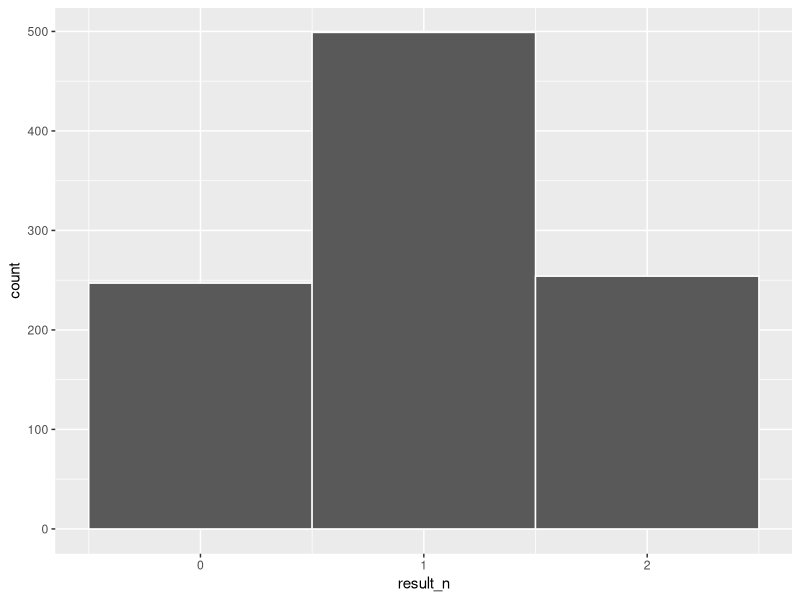
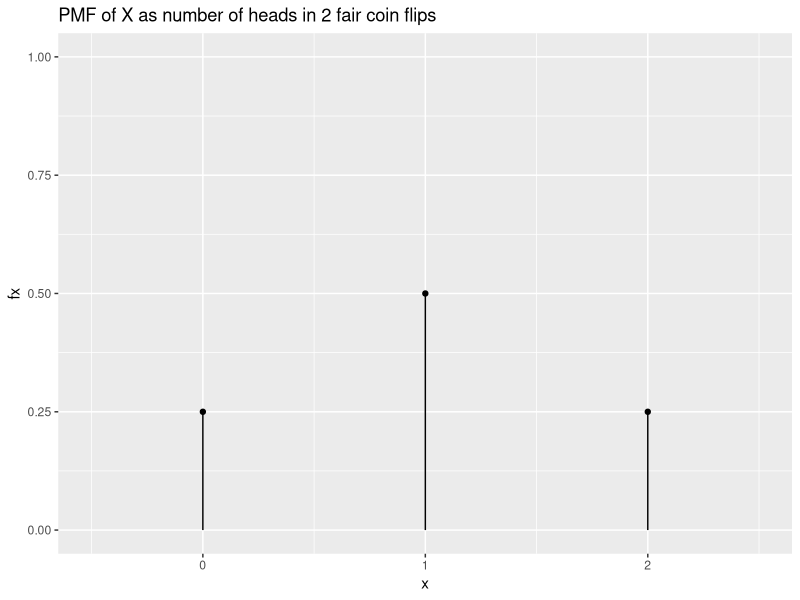
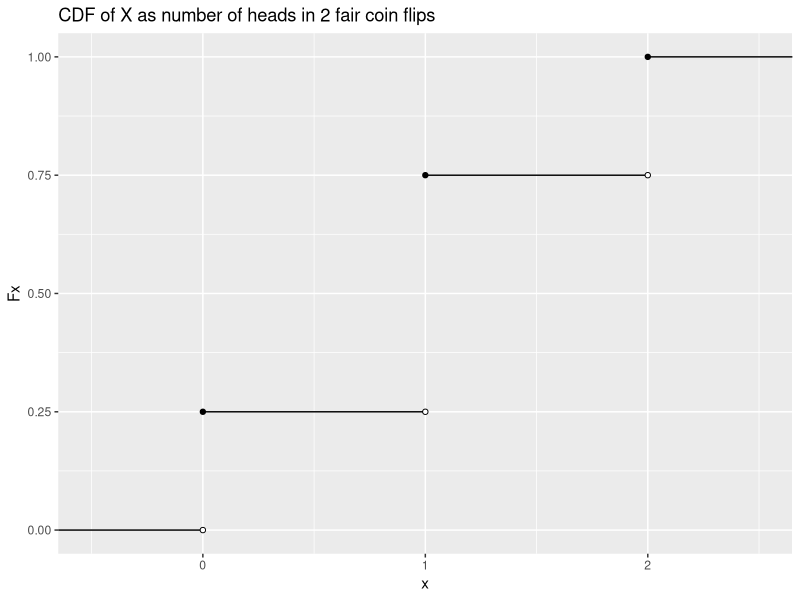
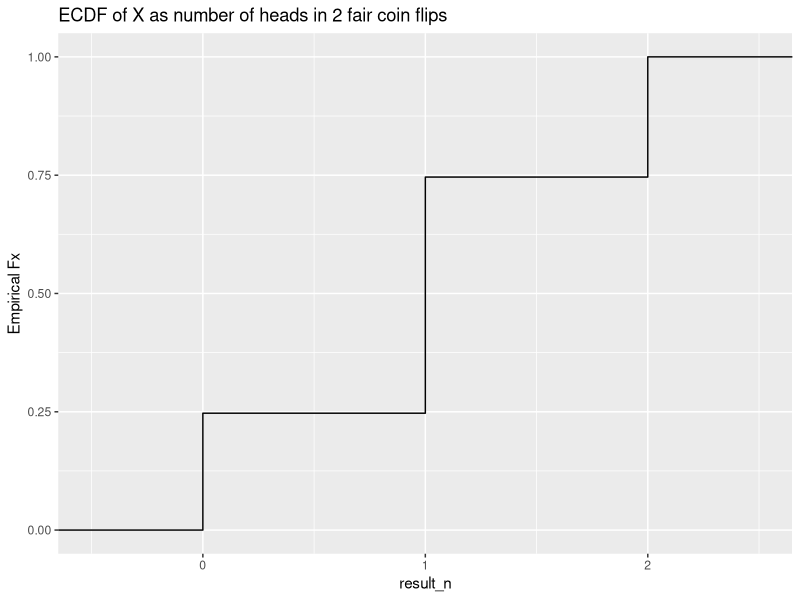
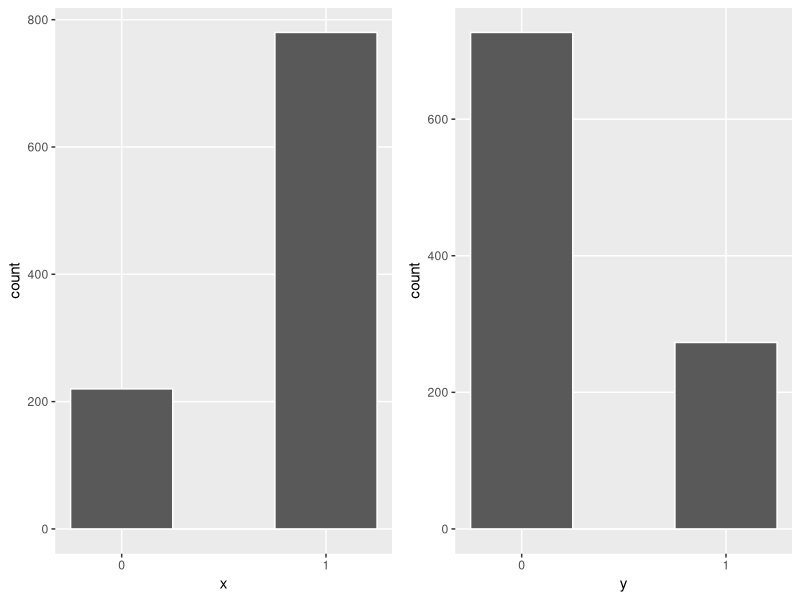
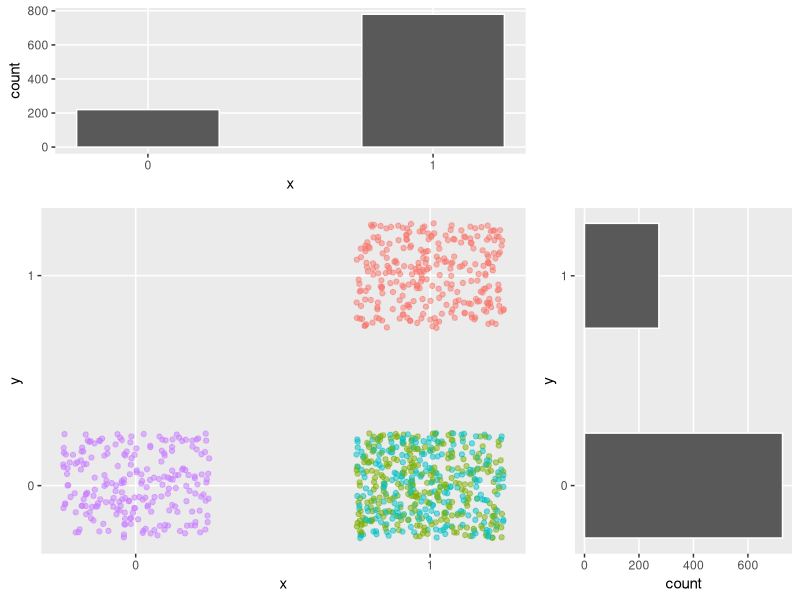
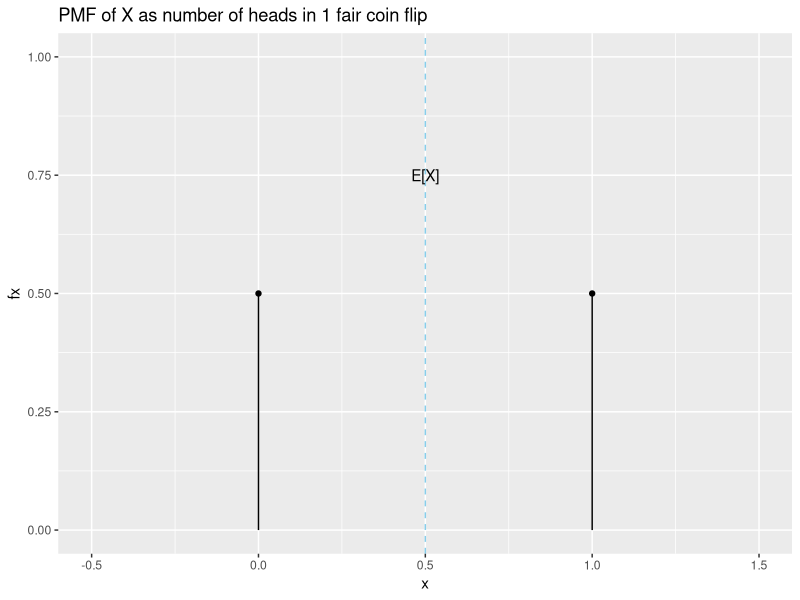
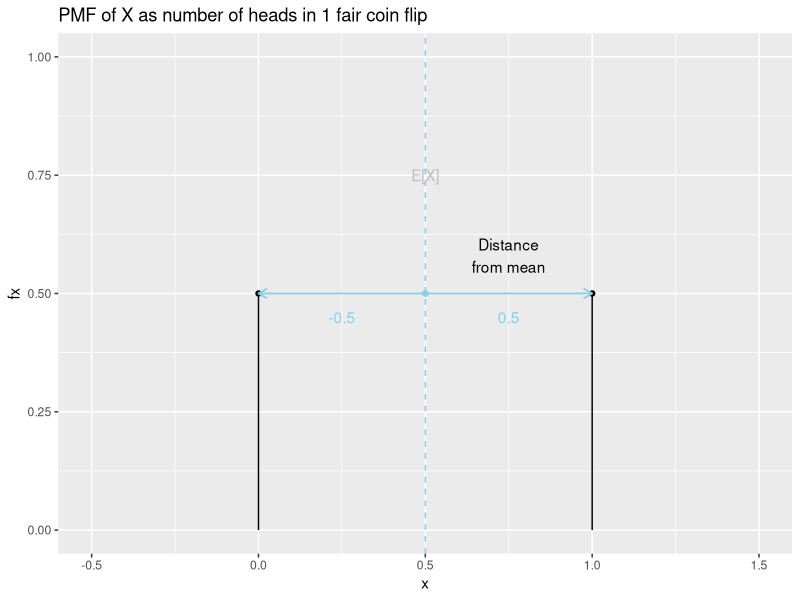

Write the R code that produced these figures, in order.
## ---- chunk 1
library(tidyverse)
library(gridExtra)
set.seed(60637)
## ---- chunk 2
X <- c(0, 1, 2)
probs <- c(0.25, 0.5, 0.25)

sample(x = X,
       size = 1,
       prob = probs)

## ---- chunk 3
n <- 1000
result_n <- sample(x = X,
                   size = n,
                   prob = probs,
                   replace = TRUE)

table(result_n)
## ---- chunk 4

prop.table(table(result_n))

## ---- chunk 5

ggplot(tibble(result_n), aes(x = result_n)) +
  geom_histogram(bins = 3, position = 'identity', color = 'white')

## ---- chunk 6
plotdata <- tibble(
  x = c(-1, 0, 1, 2),
  xend = c(0, 1, 2, 3),
  fx = c(0, 1/4, 1/2, 1/4),
  Fx = cumsum(fx)
)

ggplot(plotdata, aes(x = x, y = fx)) +
  geom_point() +
  coord_cartesian(xlim = c(-0.5, 2.5),
                  ylim = c(0,1)) +
  geom_segment(aes(x = x, y = c(0,0,0,0), xend = x, yend = fx)) +
  ggtitle('PMF of X as number of heads in 2 fair coin flips')
## ---- chunk 7
ggplot(plotdata, aes(x = x, y = Fx)) +
  geom_segment(aes(x = x, y = Fx, xend = xend, yend = Fx)) + 
  geom_point() +
  geom_point(aes(x = xend, y = Fx), shape= 21, fill = 'white') +
  coord_cartesian(xlim = c(-0.5, 2.5),
                  ylim = c(0,1)) +
  ggtitle('CDF of X as number of heads in 2 fair coin flips')
## ---- chunk 8

ggplot(tibble(result_n), aes(x = result_n)) +
  stat_ecdf() +
  coord_cartesian(xlim = c(-0.5, 2.5)) +
  ylab('Empirical Fx') +
  ggtitle('ECDF of X as number of heads in 2 fair coin flips')

## ---- chunk 9
Omega <- c('HH', 'HT', 'TH', 'TT')
probs <- c(0.25, 0.25, 0.25, 0.25)

result_n <- sample(x = Omega,
                   size = n,
                   prob = probs,
                   replace = TRUE)

result_mat <- tibble(omega = result_n,
                     x = case_when(result_n == 'TT' ~ 0, TRUE ~ 1),
                     y = case_when(result_n == 'HH' ~ 1, TRUE ~ 0))

options <- list(theme(panel.grid.minor = element_blank()), scale_x_continuous(breaks = c(0, 1))) # save some style options

p1 <- ggplot(result_mat) + geom_histogram(aes(x = x), bins = 3, position = 'identity', color = 'white') + options
  
p2 <- ggplot(result_mat) + geom_histogram(aes(x = y), bins = 3, position = 'identity', color = 'white') + options

grid.arrange(p1, p2, ncol = 2)

## ---- chunk 10
hist_top <- p1 
empty <- ggplot()+geom_point(aes(1,1), colour="white")+
  theme(axis.ticks=element_blank(), 
        panel.background=element_blank(), 
        axis.text.x=element_blank(), axis.text.y=element_blank(),           
        axis.title.x=element_blank(), axis.title.y=element_blank())

count_mat <- result_mat %>% 
  group_by(x, y) %>% 
  summarize(count = n(), .groups = 'keep')

scatter <- ggplot(result_mat, aes(x = x, y = y, color = omega)) +
  geom_jitter(width = 0.25, height = 0.25, alpha = 0.5) + 
  scale_x_continuous(breaks = c(0, 1)) +
  scale_y_continuous(breaks = c(0,1))+
  theme(panel.grid.minor = element_blank(), legend.position = 'none') 

hist_right <- p2 + coord_flip()

grid.arrange(hist_top, empty, scatter, hist_right, ncol=2, nrow=2, widths=c(4, 2), heights=c(2, 4))

## ---- chunk 11
plotdata <- tibble(
  x = c(0, 1),
  fx = c(1/2, 1/2)
)

ggplot(plotdata, aes(x = x, y = fx)) +
  geom_point() +
  coord_cartesian(xlim = c(-0.5, 1.5),
                  ylim = c(0,1)) +
  geom_segment(aes(x = x, y = c(0,0), xend = x, yend = fx)) +
  geom_vline(xintercept = 0.5, lty = 'dashed', color = 'skyblue') +
  annotate(geom="text", x=0.5, y=0.75, label="E[X]") +
  ggtitle('PMF of X as number of heads in 1 fair coin flip')
## ---- chunk 12

ggplot(plotdata, aes(x = x, y = fx)) +
  geom_point() +
  coord_cartesian(xlim = c(-0.5, 1.5),
                  ylim = c(0,1)) +
  geom_segment(aes(x = x, y = c(0,0), xend = x, yend = fx)) +
  geom_vline(xintercept = 0.5, lty = 'dashed', color = 'skyblue') +
  annotate(geom="text", x=0.5, y=0.75, label="E[X]", col = 'grey') +
  geom_segment(aes(x = 0.5, xend = 0.0, y = 0.5, yend = 0.5), arrow = arrow(length = unit(0.25, "cm")), color = 'skyblue') +
  geom_segment(aes(x = 0.5, xend = 1, y = 0.5, yend = 0.5), arrow = arrow(length = unit(0.25, "cm")), color = 'skyblue') +
  annotate(geom="text", x=0.75, y=0.58, label="Distance\nfrom mean") +
  annotate(geom="text", x=0.25, y=0.45, label="-0.5", color = 'skyblue') +
  annotate(geom="text", x=0.75, y=0.45, label="0.5", color = 'skyblue') +
  geom_point(aes(x = 0.5, y = 0.5), color = 'skyblue') +
  ggtitle('PMF of X as number of heads in 1 fair coin flip')
## ---- chunk 13

ggplot(plotdata, aes(x = x, y = fx)) +
  geom_point() +
  coord_cartesian(xlim = c(-0.5, 1.5),
                  ylim = c(0,1)) +
  geom_segment(aes(x = x, y = c(0,0), xend = x, yend = fx)) +
  geom_vline(xintercept = 0.5, lty = 'dashed', color = 'skyblue') +
  annotate(geom="text", x=0.5, y=0.75, label="E[X]", col = 'grey') +
  geom_segment(aes(x = 0.5, xend = 0.25, y = 0.5, yend = 0.5), arrow = arrow(length = unit(0.25, "cm")), color = 'skyblue') +
  geom_segment(aes(x = 0.5, xend = 0.75, y = 0.5, yend = 0.5), arrow = arrow(length = unit(0.25, "cm")), color = 'skyblue') +
  annotate(geom="text", x=0.75, y=0.58, label="Squared distance\nfrom mean") +
  annotate(geom="text", x=0.25, y=0.45, label="0.25", color = 'skyblue') +
  annotate(geom="text", x=0.75, y=0.45, label="0.25", color = 'skyblue') +
  geom_point(aes(x = 0.5, y = 0.5), color = 'skyblue') +
  ggtitle('PMF of X as number of heads in 1 fair coin flip')
## ---- chunk 14

ggplot(plotdata, aes(x = x, y = fx)) +
  geom_point() +
  coord_cartesian(xlim = c(-0.5, 1.5),
                  ylim = c(0,1)) +
  geom_segment(aes(x = x, y = c(0,0), xend = x, yend = fx)) +
  geom_vline(xintercept = 0.5, lty = 'dashed', color = 'skyblue') +
  annotate(geom="text", x=0.5, y=0.75, label="E[X]", col = 'grey') +
  geom_segment(aes(x = 0.5, xend = 0.0, y = 0.5, yend = 0.5), arrow = arrow(length = unit(0.25, "cm")), color = 'skyblue') +
  geom_segment(aes(x = 0.5, xend = 1, y = 0.5, yend = 0.5), arrow = arrow(length = unit(0.25, "cm")), color = 'skyblue') +
  annotate(geom="text", x=0.75, y=0.6, label="Square root of average\nsquared distance\nfrom mean") +
  annotate(geom="text", x=0.25, y=0.45, label="0.5", color = 'skyblue') +
  annotate(geom="text", x=0.75, y=0.45, label="0.5", color = 'skyblue') +
  geom_point(aes(x = 0.5, y = 0.5), color = 'skyblue') +
  ggtitle('PMF of X as number of heads in 1 fair coin flip')
## ---- chunk 15
plotdata <- tibble(
  x = c(0, 1, 2),
  xend = c(1, 2, 3),
  fx = c(1/16, 3/8, 9/16),
  Fx = cumsum(fx)
)

# Expected value
Ex <- sum(plotdata$x*plotdata$fx)

ggplot(plotdata, aes(x = x, y = fx)) +
  geom_point() +
  coord_cartesian(xlim = c(-0.8, 2.8),
                  ylim = c(0,1)) +
  geom_segment(aes(x = x, y = c(0,0,0), xend = x, yend = fx)) +  
  geom_vline(xintercept = 1.5, lty = 'dashed', color = 'skyblue') +
  annotate(geom="text", x=1.5, y=0.75, label="E[X]") +
  ggtitle('PMF of X as number of heads in 2 UNfair coin flips')
## ---- chunk 16

ggplot(plotdata, aes(x = x, y = fx)) +
  geom_point() +
  coord_cartesian(xlim = c(-0.8, 2.8),
                  ylim = c(0,1)) +
  geom_segment(aes(x = x, y = c(0,0,0), xend = x, yend = fx)) +  
  geom_vline(xintercept = Ex, lty = 'dashed', color = 'skyblue') +
  annotate(geom="text", x=Ex, y=0.75, label="E[X]", color = 'grey') +
  geom_segment(aes(x = Ex, xend = x, y = fx, yend = fx), 
               arrow = arrow(length = unit(0.25, "cm")), color = 'skyblue') +
  geom_point(aes(x = Ex, y = fx), color = 'skyblue') +
  annotate(geom="text", x=1.8, y=0.63, label="Distance\nfrom mean") +
  annotate(geom="text", x=(plotdata$x+Ex)/2, y=(plotdata$fx-0.05), label=(plotdata$x-Ex), color = 'skyblue') +
    ggtitle('PMF of X as number of heads in 2 UNfair coin flips')
## ---- chunk 17

ggplot(plotdata, aes(x = x, y = fx)) +
  geom_point() +
  coord_cartesian(xlim = c(-0.8, 2.8),
                  ylim = c(0,1)) +
  geom_segment(aes(x = x, y = c(0,0,0), xend = x, yend = fx)) +  
  geom_vline(xintercept = Ex, lty = 'dashed', color = 'skyblue') +
  annotate(geom="text", x=Ex, y=0.75, label="E[X]", color = 'grey') +
  geom_segment(aes(x = Ex, xend = Ex+sign(x-Ex)*(x-Ex)^2, y = fx, yend = fx), 
               arrow = arrow(length = unit(0.25, "cm")), color = 'skyblue') +
  geom_point(aes(x = Ex, y = fx), color = 'skyblue') +
  annotate(geom="text", x=1.8, y=0.63, label="Squared distance\nfrom mean") +
  annotate(geom="text", x=(plotdata$x+Ex)/2, y=(plotdata$fx-0.05), label=(plotdata$x-Ex)^2, color = 'skyblue') +
    ggtitle('PMF of X as number of heads in 2 UNfair coin flips')
## ---- chunk 18

sdx <- sqrt(sum((plotdata$x-Ex)^2 *plotdata$fx))

ggplot(plotdata, aes(x = x, y = fx)) +
  geom_point() +
  coord_cartesian(xlim = c(-0.8, 2.8),
                  ylim = c(0,1)) +
  geom_segment(aes(x = x, y = c(0,0,0), xend = x, yend = fx)) +  
  geom_vline(xintercept = Ex, lty = 'dashed', color = 'skyblue') +
  annotate(geom="text", x=Ex, y=0.75, label="E[X]", color = 'grey') +
  geom_segment(aes(x = Ex, xend = Ex-sdx, y = 0.5, yend = 0.5), 
               arrow = arrow(length = unit(0.25, "cm")), color = 'skyblue') +
  geom_point(aes(x = Ex, y = fx), color = 'skyblue') +
  geom_segment(aes(x = Ex, xend = Ex+sdx, y = 0.5, yend = 0.5), 
               arrow = arrow(length = unit(0.25, "cm")), color = 'skyblue') +
  geom_point(aes(x = Ex, y = fx), color = 'skyblue') +
  annotate(geom="text", x=1.8, y=0.63, label="Square root of average\nsquared distance\nfrom mean") +
  annotate(geom="text", x=(Ex+c(-1.05,1.05)*round(sdx, 3)/2), y=0.45, 
           label=round(sdx, 3), color = 'skyblue') +
    ggtitle('PMF of X as number of heads in 2 UNfair coin flips')
## ---- chunk 19
runif(n = 1, min = 0, max = 1)
## ---- chunk 20
result_n <- runif(n, min = 0, max = 1)

ggplot(tibble(result_n), aes(x = result_n)) +
  geom_histogram(breaks = seq(0, 1, length.out = 15),  
                 position = 'identity', color = 'white')
## ---- chunk 21


plotdata <- tibble(
  x = c(-1, 0, 1, 2),
  Fx = c(0, 0, 1, 1)
)

ggplot(plotdata, aes(x = x, y = Fx)) +
  geom_line() + 
  coord_cartesian(xlim = c(-0.5, 1.5),
                  ylim = c(0,1)) +
  ggtitle('CDF of Standard Uniform Distribution')
## ---- chunk 22
plotdata <- tibble(
  x = c(-1, 0, 1, 1),
  xend = c(0, 1, 1, 2),
  fx = c(0, 1, 1, 0)
)

ggplot(plotdata, aes(x = x, y = fx)) +
  geom_segment(aes(x = x, y = fx, xend = xend, yend = fx)) + 
  geom_point() +
  geom_point(aes(x = 0, y = 0), shape= 21, fill = 'white') +
  geom_point(aes(x = 1, y = 0), shape= 21, fill = 'white') +
  coord_cartesian(xlim = c(-0.5, 1.5),
                  ylim = c(0,1)) +
  ggtitle('PDF of Standard Uniform Distribution')
## ---- chunk 23
datapoly <- tibble(x = c(0, 0, 1, 1),
                   y = c(0, 1, 1, 0))

ggplot(plotdata, aes(x = x, y = fx)) +
  geom_segment(aes(x = x, y = fx, xend = xend, yend = fx)) + 
  geom_point() +
  geom_point(aes(x = 0, y = 0), shape= 21, fill = 'white') +
  geom_point(aes(x = 1, y = 0), shape= 21, fill = 'white') +
  coord_cartesian(xlim = c(-0.5, 1.5),
                  ylim = c(0,1)) +
  ggtitle('PDF of Standard Uniform Distribution')

## ---- chunk 24
datapoly <- tibble(x = c(0, 0, 1, 1),
                   y = c(0, 1, 1, 0))

ggplot(plotdata, aes(x = x, y = fx)) +
  geom_segment(aes(x = x, y = fx, xend = xend, yend = fx)) + 
  geom_point() +
  geom_point(aes(x = 0, y = 0), shape= 21, fill = 'white') +
  geom_point(aes(x = 1, y = 0), shape= 21, fill = 'white') +
  coord_cartesian(xlim = c(-0.5, 1.5),
                  ylim = c(0,1)) +
  geom_polygon(data = datapoly, aes(x = x, y = y), fill = 'blue', alpha = 0.5) + 
  ggtitle('PDF of Standard Uniform Distribution')
## ---- chunk 25
datapoly <- tibble(x = c(0, 0, 0.75, 0.75),
                   y = c(0, 1, 1, 0))

ggplot(plotdata, aes(x = x, y = fx)) +
  geom_segment(aes(x = x, y = fx, xend = xend, yend = fx)) + 
  geom_point() +
  geom_point(aes(x = 0, y = 0), shape= 21, fill = 'white') +
  geom_point(aes(x = 1, y = 0), shape= 21, fill = 'white') +
  coord_cartesian(xlim = c(-0.5, 1.5),
                  ylim = c(0,1)) +
  geom_polygon(data = datapoly, aes(x = x, y = y), fill = 'blue', alpha = 0.5) + 
  ggtitle('PDF of Standard Uniform Distribution')
## ---- chunk 26
result_n <- rnorm(n = 10000)
plotdata <- tibble(
  x = result_n,
  Fx = pnorm(result_n),
  fx = dnorm(result_n)
)

ggplot(plotdata, aes(x = x, y = fx)) +
  geom_line() +
  coord_cartesian(xlim = c(-2.5, 2.5),
                  ylim = c(0,0.5)) +
  geom_vline(xintercept = 0, lty = 'dashed', color = 'skyblue') +
  geom_segment(aes(x = 0, xend = -1, y = 0.2, yend = 0.2), 
               arrow = arrow(length = unit(0.25, "cm")), color = 'skyblue') +
  geom_segment(aes(x = 0, xend = 1, y = 0.2, yend = 0.2), 
               arrow = arrow(length = unit(0.25, "cm")), color = 'skyblue') +
  geom_point(aes(x = 0, y = 0.2), color = 'skyblue') + 
  annotate(geom="text", x = 0.5, y = .19, label = as.character(expression(sigma)), parse = TRUE, color = 'skyblue') + 
  annotate(geom="text", x = -0.5, y = .19, label = as.character(expression(sigma)), parse = TRUE, color = 'skyblue') + 
  annotate(geom="text", x = 0.075, y = .42, label = as.character(expression(mu)), parse = TRUE, color = 'skyblue') +
  ggtitle('PDF of Standard Normal Distribution')
## ---- chunk 27
ggplot(plotdata, aes(x = x, y = Fx)) +
  geom_line() +
  coord_cartesian(xlim = c(-2.5, 2.5),
                  ylim = c(0,1)) +
  geom_vline(xintercept = 0, lty = 'dashed', color = 'skyblue') +
  ggtitle('CDF of Standard Normal Distribution')
